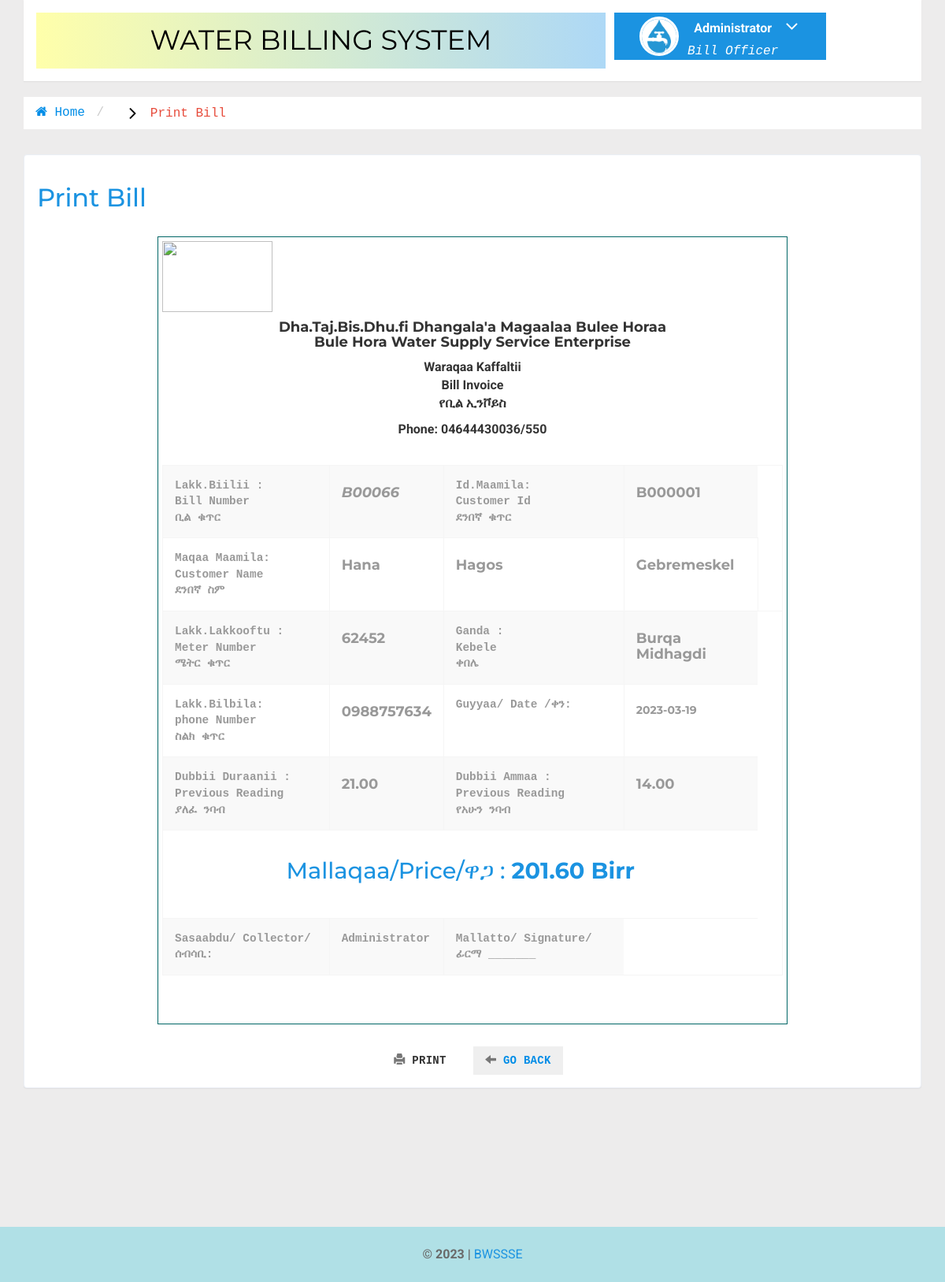
Screenshot of /billofficer/viewpayment.php?CustomerId=B000001 (signed in) with the database file from the repository.
### tables this page shows
CREATE TABLE `account` (
  `id` varchar(7) NOT NULL,
  `firstname` text NOT NULL,
  `middlename` text NOT NULL,
  `lastname` text NOT NULL,
  `username` varchar(30) NOT NULL,
  `phoneNumber` varchar(10) NOT NULL,
  `userpassword` varchar(255) NOT NULL,
  `usertype` varchar(15) NOT NULL,
  `userimage` varchar(150) NOT NULL,
  `status` int(2) NOT NULL
);

CREATE TABLE `bill` (
  `id` int(7) NOT NULL,
  `CustomerId` varchar(7) NOT NULL,
  `firstname` varchar(50) NOT NULL,
  `middlename` varchar(30) NOT NULL,
  `lastname` varchar(50) NOT NULL,
  `prev` float(30,2) NOT NULL,
  `pres` float(30,2) NOT NULL,
  `price` float(30,2) NOT NULL,
  `date` date NOT NULL DEFAULT current_timestamp(),
  `status` text NOT NULL,
  `paid` int(11) NOT NULL
);

CREATE TABLE `customer` (
  `CustomerId` varchar(7) NOT NULL,
  `firstname` text DEFAULT NULL,
  `middlename` text NOT NULL,
  `lastname` text DEFAULT NULL,
  `username` varchar(30) NOT NULL,
  `userpassword` varchar(255) NOT NULL,
  `meterNumber` int(9) NOT NULL,
  `kebele` varchar(20) DEFAULT NULL,
  `houseNumber` varchar(10) NOT NULL,
  `phoneNumber` varchar(13) NOT NULL,
  `userImages` varchar(100) DEFAULT NULL,
  `status` int(2) NOT NULL
);

### billofficer/li_language.php (called while the page is built, shortened)
<?php
global $lang;
$lang['Home'] = 'Home ';
$lang['About Us'] = 'About Us';
$lang['News'] = 'News';
$lang['Feedback'] = 'Feedback';
$lang['Contact'] = 'Contact';
$lang['Login'] = 'Login';
$lang['Administrator'] = 'Administrator';
$lang['Bill Officer'] = 'Bill Officer';
$lang['Meter Reader'] = 'Meter Reader';
$lang['Customer'] = 'Customer';
$lang['Forgot password?'] = 'Forgot password?';
$lang['Language'] = 'Language';
$lang["Select User Type"] = "Select User Type";
$lang['Water Billing System'] = 'Water Billing System';
$lang['Change Password'] = 'Change Password';
$lang["Logout"] = "Logout";
$lang['Payment'] = 'Payment';
$lang['Profile'] = 'Profile';
$lang['Comment'] = 'Comment';
$lang['Comments'] = 'Comments';
$lang['Message'] = 'Message';
$lang['Current Password'] = 'Current Password';
$lang['login'] = 'login';
$lang['New Password'] = 'New Password';
$lang["Confirm Password"] = "Confirm Password";
$lang['Change'] = 'Change';
$lang['Reset'] = 'Reset';
$lang['Send'] = 'Send';
$lang['Sent'] = 'Sent';
$lang['Id'] = 'Id';
$lang['First name'] = 'First name';
$lang['Last name'] = 'Last name';
$lang['User name'] = 'User name';
$lang['Password'] = 'Password';
$lang['Meter Number'] = 'Meter Number';
$lang['Kebele'] = 'Kebele';
$lang['House Number'] = 'House Number';
$lang['Phone Number'] = 'Phone Number';
$lang['Images'] = 'Images';
$lang['User']='User';
$lang['Forgot password?']='Forgot password?';
$lang['Change']='Change';
$lang['Go back']='Go back';
$lang['Register Customer']='Register Customer';
$lang['Manage Customer'] = 'Manage Customer';
$lang['Billing']='Billing';
$lang['Paid']='Paid';
$lang['Reply'] = "Reply";
$lang['Reload'] = 'Reload';
$lang['Search'] = 'Search';
$lang['Recorded Meter Value'] = 'Recorded Meter Value';
$lang['View Comment']="View Comment";
$lang['View Register Request']="View Register Request";
$lang['Create']='Create';
$lang['Customer Id']="Customer Id";
$lang['View Calculated'] = 'View Calculated';
$lang['Calculated Bills'] = 'Calculated Bills';
$lang['Previous'] = 'Previous';
$lang['Present'] = 'Present';
$lang['Calculate'] = 'Calculate';

### billofficer/viewpayment.php (the view, shortened to what this page needs)
<?php
include('includes/config.php');
if(strlen($_SESSION['USERNAME'])==0)
	{
header('location:../login.php');
}
else{
	?>
<?php
$current =$_REQUEST['CustomerId'];
$conn = mysqli_connect("localhost", "root", "", "water");
$result = mysqli_query($conn,"SELECT * FROM bill WHERE CustomerId  = '$current'");
$test = mysqli_fetch_array($result);
    $id=$test['id'] ;
    $pres=$test['pres'] ;
    $prev=$test['prev'] ;
    $price=$test['price'];
    $date=$test['date'];
?>
<?php
$current =$_REQUEST['CustomerId'];
$conn = mysqli_connect("localhost", "root", "", "water");
$result = mysqli_query($conn,"SELECT * FROM customer WHERE CustomerId  = '$current'");
$test = mysqli_fetch_array($result);
    $CustomerId=$test['CustomerId'] ;
    $fname= $test['firstname'] ;
    $mname= $test['middlename'] ;
    $lname=$test['lastname'] ;
    $meterNumber=$test['meterNumber'] ;
    $kebele=$test['kebele'] ;
    $phoneNumber=$test['phoneNumber'] ;
?>
<html>
<head>
    <link href="css/bootstrap.min.css" rel='stylesheet' type='text/css' />
    <link href="css/style.css" rel='stylesheet' type='text/css' />
    <link rel="stylesheet" href="css/morris.css" type="text/css" />
    <link href="css/font-awesome.css" rel="stylesheet">
    <link rel="stylesheet" href="css/icon-font.min.css" type='text/css' />
</head>
<body style=" background-size:cover; font-family:'Courier New', Courier;">
    <div class="container">
        <div class="mother-grid-inner">
            <?php include('includes/header.php');?>
        </div>
        <ol class="breadcrumb">
            <li class="breadcrumb-item">
                <a href="dashboard.php">
                    <i class="fa fa-home"></i>
                    <?php echo htmlspecialchars($lang['Home']);?>
                </a>
            </li>
            <li class="breadcrumb-item">
                <i class="fa fa-angle-right"></i>
                    <?php echo htmlspecialchars($lang['Print Bill']);?>
            </li>
        </ol>
        <div class="agile-grids">
            <div class="grid-form">
                <div class="grid-form1">
                    <h3><?php echo htmlspecialchars($lang['Print Bill']);?></h3>
                    <div id="data">
                        <img src="../Images/wbb.jpg" width="140" height="90" />
                        <center>
                            <h4>
                                <center><b>Dha.Taj.Bis.Dhu.fi Dhangala'a Magaalaa Bulee Horaa <br><b>Bule Hora
                                            Water
                                            Supply Service Enterprise<b></center>
                            </h4>
                            <p><strong>Waraqaa Kaffaltii<br>Bill Invoice<br>የቢል ኢንቮይስ</strong></p>
                            <p>Phone: 04644430036/550</p>
                        </center>
                        <div id="context">
                            <table class="table table-striped table-bordered">
                                <tr>
                                    <td bordercolor="#000000"> <b>Lakk.Biilii : </b><br> <b>Bill Number </b><br>
                                        <b>ቢል ቁጥር </b>
                                    </td>
                                    <td>
                                        <h4><i><?php echo"<strong>  B000$id </strong>" ?></h4>
                                    </td>
                                    <td> <b>Id.Maamila: </b> <br> <b>Customer Id </b> <br> <b>ደንበኛ ቁጥር </b></td>
                                    <br>
                                    <td>
                                        <h4>
                                            <?php  echo "<strong> $CustomerId</strong>" ?></h4>
                                    </td>
                                </tr>
                                <tr>
                                    <td> <b>Maqaa Maamila: </b> <br> <b>Customer Name </b> <br> <b>ደንበኛ ስም </b></td>
                                    <td>
                                        <h4><?php echo "<strong> $fname </strong>"?>
                                    </td>
                                    <td>
                                        <h4><?php echo "<strong> $mname </strong>"?>
                                    </td>
                                    <td>
                                        <h4><?php echo "<b> $lname </b>"?>
                                    <td>
                                    </td>
                                    </td>
                                </tr>
                                <tr>
                                    <td bordercolor="#000000"> <b>Lakk.Lakkooftu : </b><br> <b>Meter Number
                                        </b><br> <b>ሜትር ቁጥር </b> </td>
                                    <td>
                                        <h4><?php echo"<strong>  $meterNumber </strong>" ?>
                                    </td>
                                    <td> <b>Ganda : <br> <b>Kebele <br> <b>ቀበሌ
                                    <td>
                                        <h4><?php echo "<strong> $kebele</strong>" ?> </h4>
                                    </td>
                                </tr>
                                <tr>
                                    <td bordercolor="#000000"> <b>Lakk.Bilbila:<br> <b>phone Number<br> <b>ስልክ ቁጥር
                                    </td>
                                    <td>
                                        <h4><?php echo "<strong> $phoneNumber</strong>" ?>
                                    </td>
                                    <td> <b>Guyyaa/ Date /ቀን:</b>
                                    <td>
                                        <h5><?php echo "<strong> $date</strong>" ?></h5><br>
                                    </td>
                                    </td>
                                </tr>
                                <tr>
                                    <td bordercolor="#000000"><b>Dubbii Duraanii :<br> <b>Previous Reading
                                                <br><b>ያለፈ ንባብ
                                    </td>
                                    <td>
                                        <h4><?php echo "<strong> $prev</strong>"?>
                                    </td>
                                    <td bordercolor="#000000"><b>Dubbii Ammaa :</b><br>
                                        <b> Previous
                                            Reading <br><b>የአሁን ንባብ
                                    </td>
                                    <td bordercolor="#000000">
                                        <h4><?php echo "<strong> $pres</strong>" ?>
                                    </td>
                                </tr>
                                <tr>
                                    <td colspan="4">
                                        <center>
                                            <h2> Mallaqaa/Price/ዋጋ :<b> <?php echo $price; ?><b> Birr</h2>
                                        </center>
                                    </td>
                                </tr>
                                <?php
                     $current= $_SESSION['ID'];
                     $sql = "SELECT * from account where id='$current' ";
                         $query = $dbcon -> prepare($sql);
                         $query->execute();
                         $results=$query->fetchAll(PDO::FETCH_OBJ);
                         if($query->rowCount() > 0)
                         {
                         foreach($results as $result)
                         {
                     ?>
                                <tr>
                                    <td> <b>Sasaabdu/ <b>Collector/ ሰብሳቢ:
                                            </b>
                                    <td>
                                        <b><?php echo htmlentities($result->username);?></b>
                                    </td>
                                    </td>
                                    <td><b>Mallatto/ Signature/ ፊርማ _______<b> <b> </td>
                                </tr>
                            </table>
                        </div>
                    </div>
                    <CENTER><br>
                        <button type="button" class="btn btn-default " onclick="printDiv(data)">
                            <span
                                class=" glyphicon glyphicon-print"></span>&nbsp;<?php echo htmlspecialchars($lang['Print']);?></button>&nbsp;<a
                            href="billing.php">
                            <button class="btn btn-danger2"><span
                                    class="glyphicon glyphicon-arrow-left"></span>&nbsp;<?php echo htmlspecialchars($lang['Go back']);?>
                            </button></a>
                    </CENTER>
                </div>
            </div>
        </div>
    </div>
    <?php include('includes/footer.php');?>
</body>
</html>
<?php }}} ?>

### billofficer/includes/header.php (shortened to what this page needs)
<!DOCTYPE HTML>
<html>
<head>
    <link href="css/bootstrap.min.css" rel='stylesheet' type='text/css' />
    <link href="css/style.css" rel='stylesheet' type='text/css' />
    <link rel="stylesheet" href="css/morris.css" type="text/css" />
    <link href="css/font-awesome.css" rel="stylesheet">
    <link rel="stylesheet" href="css/icon-font.min.css" type='text/css' />
</head>
<body>
    <div class="header-main">
        <div class="logo-w3-agile" style="background: linear-gradient(to right, #FFA, #ADD8F6); ">
            <h1><a style="color: black;"
                    href="dashboard.php"><?php echo htmlspecialchars($lang['Water Billing System']);?></a></h1>
        </div>
        <div class="profile_details w3l">
            <ul>
                <li class="dropdown profile_details_drop">
                    <a href="#" class="dropdown-toggle" data-toggle="dropdown" aria-expanded="false">
                        <div class="profile_img">
                            <?php
                            $current= $_SESSION['ID'];
                            $sql = "SELECT * from account where id='$current' ";
                                $query = $dbcon -> prepare($sql);
                                $query->execute();
                                $results=$query->fetchAll(PDO::FETCH_OBJ);
                                $cnt=1;
                                if($query->rowCount() > 0)
                                {
                                foreach($results as $result)
                                {
                            ?>
                            <span class="prfil-img">
                            <?php if($result->userimage != null){ ?>
                            <img alt="" src="../Images/<?php echo htmlentities($result->userimage);?>">
                            <?php }else{ ?>
                                <img alt="" src="../Images/default.png">
                            <?php } ?>
                                <?php $cnt=$cnt+1;?>
                            </span>
                            <div class="user-name">
                                <p><?php echo htmlentities($result->username);?>
                                    <?php $cnt=$cnt+1;}} ?></p>
                                <span><?php echo htmlspecialchars($lang['Bill Officer']);?></span>
                            </div>
                            <i class="fa fa-angle-down"></i>
                        </div>
                    </a>
                </li>
            </ul>
        </div>
        <div class="clearfix"> </div>
    </div>

### billofficer/includes/footer.php
<div class="copyrights" style="background-color:powderblue; margin-top: 9rem">
    <p class="wow zoomIn animated animated" data-wow-delay=".5s"
        style="visibility: visible; animation-delay: 0.5s; animation-name: zoomIn;">© 2023 | <a href="#">BWSSSE</a> </p>
</div>

### billofficer/viewpayment.php (style rules this page uses)
#data { margin: 05 auto; width: 800px; padding: 05px; border: #066 thin ridge; height: 1000px; }

### billofficer/includes/header.php (style rules this page uses)
.breadcrumb { color: black }

### rows the page displays
account: userimage (picture), username "Administrator"
bill: id "66", date "2023-03-19", prev "21.00", pres "14.00", price "201.60"
customer: CustomerId "B000001", firstname "Hana", middlename "Hagos", lastname "Gebremeskel", meterNumber "62452", kebele "Burqa Midhagdi", phoneNumber "0988757634"

### other values shown
$lang['Water Billing System'] "WATER BILLING SYSTEM"
$lang['Bill Officer'] "Bill Officer"
$lang['Home'] "Home"
$lang['Print Bill'] "Print Bill"
